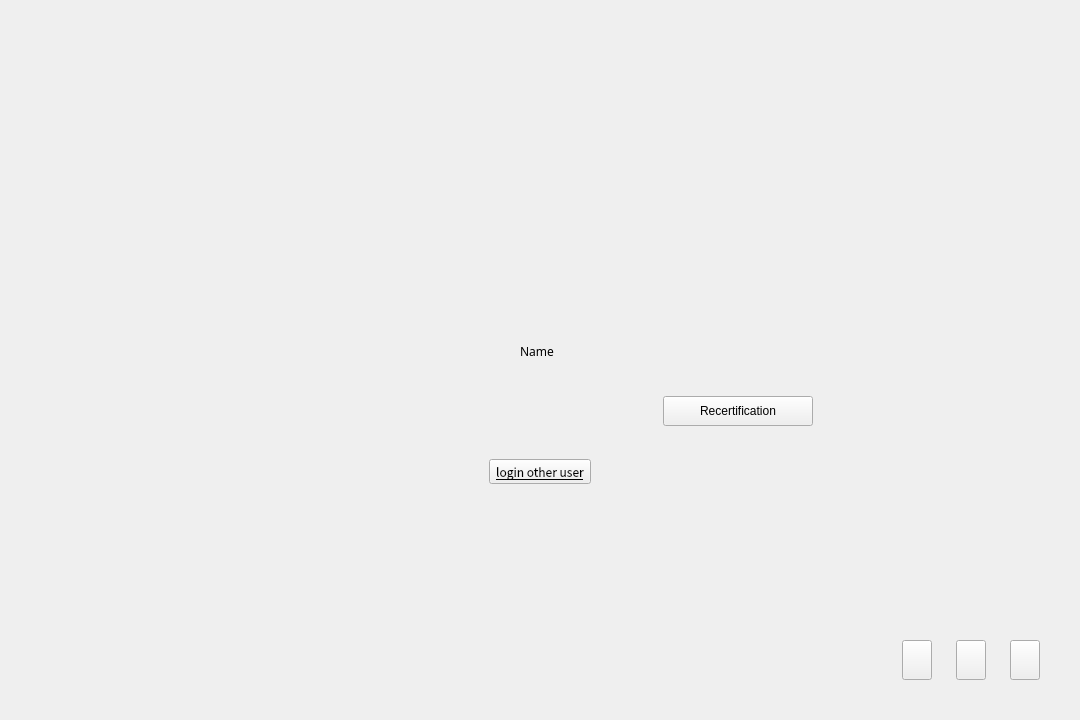
<?xml version="1.0" encoding="UTF-8"?>
<ui version="4.0">
 <class>GreeterLoginWindow</class>
 <widget class="QWidget" name="GreeterLoginWindow">
  <property name="geometry">
   <rect>
    <x>0</x>
    <y>0</y>
    <width>1080</width>
    <height>720</height>
   </rect>
  </property>
  <property name="sizePolicy">
   <sizepolicy hsizetype="Ignored" vsizetype="Ignored">
    <horstretch>0</horstretch>
    <verstretch>0</verstretch>
   </sizepolicy>
  </property>
  <property name="tabletTracking">
   <bool>false</bool>
  </property>
  <property name="windowTitle">
   <string>Form</string>
  </property>
  <property name="styleSheet">
   <string notr="true"/>
  </property>
  <layout class="QHBoxLayout" name="horizontalLayout" stretch="1,2,1">
   <property name="spacing">
    <number>0</number>
   </property>
   <property name="sizeConstraint">
    <enum>QLayout::SetNoConstraint</enum>
   </property>
   <property name="leftMargin">
    <number>40</number>
   </property>
   <property name="topMargin">
    <number>40</number>
   </property>
   <property name="rightMargin">
    <number>40</number>
   </property>
   <property name="bottomMargin">
    <number>40</number>
   </property>
   <item>
    <layout class="QVBoxLayout" name="leftV" stretch="0,0,0">
     <property name="spacing">
      <number>0</number>
     </property>
     <property name="sizeConstraint">
      <enum>QLayout::SetMinAndMaxSize</enum>
     </property>
     <property name="topMargin">
      <number>0</number>
     </property>
     <item>
      <spacer name="verticalSpacer">
       <property name="orientation">
        <enum>Qt::Vertical</enum>
       </property>
       <property name="sizeType">
        <enum>QSizePolicy::Expanding</enum>
       </property>
       <property name="sizeHint" stdset="0">
        <size>
         <width>20</width>
         <height>40</height>
        </size>
       </property>
      </spacer>
     </item>
     <item>
      <widget class="QWidget" name="JustForSpace" native="true">
       <property name="sizePolicy">
        <sizepolicy hsizetype="Preferred" vsizetype="Fixed">
         <horstretch>0</horstretch>
         <verstretch>0</verstretch>
        </sizepolicy>
       </property>
       <property name="minimumSize">
        <size>
         <width>114</width>
         <height>0</height>
        </size>
       </property>
       <property name="maximumSize">
        <size>
         <width>228</width>
         <height>0</height>
        </size>
       </property>
      </widget>
     </item>
     <item>
      <widget class="UserListWidget" name="userlist" native="true">
       <property name="sizePolicy">
        <sizepolicy hsizetype="Preferred" vsizetype="Preferred">
         <horstretch>0</horstretch>
         <verstretch>0</verstretch>
        </sizepolicy>
       </property>
       <property name="minimumSize">
        <size>
         <width>114</width>
         <height>62</height>
        </size>
       </property>
       <property name="maximumSize">
        <size>
         <width>228</width>
         <height>310</height>
        </size>
       </property>
       <property name="baseSize">
        <size>
         <width>0</width>
         <height>0</height>
        </size>
       </property>
       <property name="styleSheet">
        <string notr="true"/>
       </property>
      </widget>
     </item>
    </layout>
   </item>
   <item>
    <widget class="QWidget" name="centerV" native="true">
     <property name="sizePolicy">
      <sizepolicy hsizetype="Expanding" vsizetype="Expanding">
       <horstretch>0</horstretch>
       <verstretch>0</verstretch>
      </sizepolicy>
     </property>
     <layout class="QVBoxLayout" name="verticalLayout_2" stretch="6,11,4,1">
      <property name="spacing">
       <number>0</number>
      </property>
      <property name="topMargin">
       <number>1</number>
      </property>
      <property name="bottomMargin">
       <number>1</number>
      </property>
      <item>
       <spacer name="verticalSpacer_2">
        <property name="orientation">
         <enum>Qt::Vertical</enum>
        </property>
        <property name="sizeType">
         <enum>QSizePolicy::Preferred</enum>
        </property>
        <property name="sizeHint" stdset="0">
         <size>
          <width>20</width>
          <height>40</height>
         </size>
        </property>
       </spacer>
      </item>
      <item>
       <widget class="QWidget" name="center" native="true">
        <property name="sizePolicy">
         <sizepolicy hsizetype="Expanding" vsizetype="Expanding">
          <horstretch>0</horstretch>
          <verstretch>0</verstretch>
         </sizepolicy>
        </property>
        <layout class="QVBoxLayout" name="verticalLayout_4" stretch="8,1,1,1,5">
         <property name="spacing">
          <number>0</number>
         </property>
         <property name="sizeConstraint">
          <enum>QLayout::SetDefaultConstraint</enum>
         </property>
         <property name="leftMargin">
          <number>0</number>
         </property>
         <property name="topMargin">
          <number>0</number>
         </property>
         <property name="rightMargin">
          <number>0</number>
         </property>
         <property name="bottomMargin">
          <number>0</number>
         </property>
         <item>
          <widget class="QWidget" name="horizontalWidget_3" native="true">
           <property name="sizePolicy">
            <sizepolicy hsizetype="Expanding" vsizetype="Expanding">
             <horstretch>0</horstretch>
             <verstretch>0</verstretch>
            </sizepolicy>
           </property>
           <property name="minimumSize">
            <size>
             <width>0</width>
             <height>0</height>
            </size>
           </property>
           <property name="maximumSize">
            <size>
             <width>16777215</width>
             <height>16777215</height>
            </size>
           </property>
           <layout class="QHBoxLayout" name="horizontalLayout_3" stretch="0,5,0,0,0">
            <property name="spacing">
             <number>0</number>
            </property>
            <property name="sizeConstraint">
             <enum>QLayout::SetMaximumSize</enum>
            </property>
            <property name="leftMargin">
             <number>0</number>
            </property>
            <property name="topMargin">
             <number>0</number>
            </property>
            <property name="rightMargin">
             <number>0</number>
            </property>
            <property name="bottomMargin">
             <number>10</number>
            </property>
            <item>
             <spacer name="horizontalSpacer">
              <property name="orientation">
               <enum>Qt::Horizontal</enum>
              </property>
              <property name="sizeType">
               <enum>QSizePolicy::Preferred</enum>
              </property>
              <property name="sizeHint" stdset="0">
               <size>
                <width>40</width>
                <height>20</height>
               </size>
              </property>
             </spacer>
            </item>
            <item>
             <widget class="UserAvatar" name="loginAvatar" native="true">
              <property name="sizePolicy">
               <sizepolicy hsizetype="Expanding" vsizetype="Expanding">
                <horstretch>0</horstretch>
                <verstretch>0</verstretch>
               </sizepolicy>
              </property>
              <property name="minimumSize">
               <size>
                <width>100</width>
                <height>100</height>
               </size>
              </property>
              <property name="maximumSize">
               <size>
                <width>180</width>
                <height>180</height>
               </size>
              </property>
              <property name="styleSheet">
               <string notr="true"/>
              </property>
             </widget>
            </item>
            <item>
             <widget class="FingerAuthAvatar" name="fingerAvatar" native="true">
              <property name="sizePolicy">
               <sizepolicy hsizetype="Expanding" vsizetype="Expanding">
                <horstretch>0</horstretch>
                <verstretch>0</verstretch>
               </sizepolicy>
              </property>
              <property name="minimumSize">
               <size>
                <width>100</width>
                <height>100</height>
               </size>
              </property>
              <property name="maximumSize">
               <size>
                <width>180</width>
                <height>180</height>
               </size>
              </property>
             </widget>
            </item>
            <item>
             <widget class="FaceAuthAvatar" name="faceAvatar" native="true">
              <property name="sizePolicy">
               <sizepolicy hsizetype="Expanding" vsizetype="Expanding">
                <horstretch>0</horstretch>
                <verstretch>0</verstretch>
               </sizepolicy>
              </property>
              <property name="minimumSize">
               <size>
                <width>100</width>
                <height>100</height>
               </size>
              </property>
              <property name="maximumSize">
               <size>
                <width>180</width>
                <height>180</height>
               </size>
              </property>
             </widget>
            </item>
            <item>
             <spacer name="horizontalSpacer_2">
              <property name="orientation">
               <enum>Qt::Horizontal</enum>
              </property>
              <property name="sizeType">
               <enum>QSizePolicy::Preferred</enum>
              </property>
              <property name="sizeHint" stdset="0">
               <size>
                <width>40</width>
                <height>20</height>
               </size>
              </property>
             </spacer>
            </item>
           </layout>
          </widget>
         </item>
         <item>
          <widget class="QWidget" name="horizontalWidget" native="true">
           <property name="sizePolicy">
            <sizepolicy hsizetype="Preferred" vsizetype="Preferred">
             <horstretch>0</horstretch>
             <verstretch>0</verstretch>
            </sizepolicy>
           </property>
           <layout class="QHBoxLayout" name="horizontalLayout_4">
            <property name="leftMargin">
             <number>0</number>
            </property>
            <property name="topMargin">
             <number>0</number>
            </property>
            <property name="rightMargin">
             <number>0</number>
            </property>
            <property name="bottomMargin">
             <number>18</number>
            </property>
            <item>
             <spacer name="horizontalSpacer_4">
              <property name="orientation">
               <enum>Qt::Horizontal</enum>
              </property>
              <property name="sizeHint" stdset="0">
               <size>
                <width>40</width>
                <height>20</height>
               </size>
              </property>
             </spacer>
            </item>
            <item>
             <widget class="ShadowLabel" name="label_userName">
              <property name="sizePolicy">
               <sizepolicy hsizetype="Preferred" vsizetype="Preferred">
                <horstretch>0</horstretch>
                <verstretch>0</verstretch>
               </sizepolicy>
              </property>
              <property name="baseSize">
               <size>
                <width>0</width>
                <height>0</height>
               </size>
              </property>
              <property name="font">
               <font>
                <family>Noto Sans CJK SC Light</family>
               </font>
              </property>
              <property name="styleSheet">
               <string notr="true"/>
              </property>
              <property name="text">
               <string>Name</string>
              </property>
              <property name="alignment">
               <set>Qt::AlignCenter</set>
              </property>
             </widget>
            </item>
            <item>
             <widget class="QWidget" name="JustForSpace_2" native="true">
              <property name="sizePolicy">
               <sizepolicy hsizetype="Fixed" vsizetype="Fixed">
                <horstretch>0</horstretch>
                <verstretch>0</verstretch>
               </sizepolicy>
              </property>
              <property name="minimumSize">
               <size>
                <width>0</width>
                <height>54</height>
               </size>
              </property>
             </widget>
            </item>
            <item>
             <spacer name="horizontalSpacer_5">
              <property name="orientation">
               <enum>Qt::Horizontal</enum>
              </property>
              <property name="sizeHint" stdset="0">
               <size>
                <width>40</width>
                <height>20</height>
               </size>
              </property>
             </spacer>
            </item>
           </layout>
          </widget>
         </item>
         <item>
          <widget class="QWidget" name="horizontalWidget_2" native="true">
           <property name="sizePolicy">
            <sizepolicy hsizetype="Expanding" vsizetype="Preferred">
             <horstretch>0</horstretch>
             <verstretch>0</verstretch>
            </sizepolicy>
           </property>
           <property name="minimumSize">
            <size>
             <width>0</width>
             <height>54</height>
            </size>
           </property>
           <property name="maximumSize">
            <size>
             <width>16777215</width>
             <height>60</height>
            </size>
           </property>
           <layout class="QHBoxLayout" name="horizontalLayout_5" stretch="0,0,0,0,0,0,0">
            <property name="spacing">
             <number>10</number>
            </property>
            <property name="leftMargin">
             <number>0</number>
            </property>
            <property name="topMargin">
             <number>0</number>
            </property>
            <property name="rightMargin">
             <number>0</number>
            </property>
            <property name="bottomMargin">
             <number>24</number>
            </property>
            <item>
             <spacer name="horizontalSpacer_9">
              <property name="orientation">
               <enum>Qt::Horizontal</enum>
              </property>
              <property name="sizeType">
               <enum>QSizePolicy::Expanding</enum>
              </property>
              <property name="sizeHint" stdset="0">
               <size>
                <width>40</width>
                <height>20</height>
               </size>
              </property>
             </spacer>
            </item>
            <item>
             <widget class="QLabel" name="label_JustForSpace">
              <property name="sizePolicy">
               <sizepolicy hsizetype="Fixed" vsizetype="Preferred">
                <horstretch>0</horstretch>
                <verstretch>0</verstretch>
               </sizepolicy>
              </property>
              <property name="minimumSize">
               <size>
                <width>36</width>
                <height>0</height>
               </size>
              </property>
              <property name="text">
               <string/>
              </property>
             </widget>
            </item>
            <item>
             <widget class="PromptEdit" name="promptEdit" native="true">
              <property name="sizePolicy">
               <sizepolicy hsizetype="Expanding" vsizetype="Preferred">
                <horstretch>0</horstretch>
                <verstretch>0</verstretch>
               </sizepolicy>
              </property>
              <property name="minimumSize">
               <size>
                <width>220</width>
                <height>30</height>
               </size>
              </property>
              <property name="maximumSize">
               <size>
                <width>270</width>
                <height>36</height>
               </size>
              </property>
              <property name="focusPolicy">
               <enum>Qt::NoFocus</enum>
              </property>
              <property name="styleSheet">
               <string notr="true"/>
              </property>
             </widget>
            </item>
            <item>
             <widget class="LoginButton" name="btn_autologin" native="true">
              <property name="sizePolicy">
               <sizepolicy hsizetype="Expanding" vsizetype="Preferred">
                <horstretch>0</horstretch>
                <verstretch>0</verstretch>
               </sizepolicy>
              </property>
              <property name="minimumSize">
               <size>
                <width>150</width>
                <height>30</height>
               </size>
              </property>
              <property name="maximumSize">
               <size>
                <width>180</width>
                <height>36</height>
               </size>
              </property>
              <property name="styleSheet">
               <string notr="true"/>
              </property>
             </widget>
            </item>
            <item>
             <widget class="QPushButton" name="btn_reAuth">
              <property name="minimumSize">
               <size>
                <width>150</width>
                <height>30</height>
               </size>
              </property>
              <property name="maximumSize">
               <size>
                <width>180</width>
                <height>36</height>
               </size>
              </property>
              <property name="text">
               <string>Recertification</string>
              </property>
             </widget>
            </item>
            <item>
             <widget class="QLabel" name="label_capsLock">
              <property name="sizePolicy">
               <sizepolicy hsizetype="Fixed" vsizetype="Fixed">
                <horstretch>0</horstretch>
                <verstretch>0</verstretch>
               </sizepolicy>
              </property>
              <property name="minimumSize">
               <size>
                <width>30</width>
                <height>30</height>
               </size>
              </property>
              <property name="maximumSize">
               <size>
                <width>30</width>
                <height>30</height>
               </size>
              </property>
              <property name="styleSheet">
               <string notr="true"/>
              </property>
              <property name="text">
               <string/>
              </property>
             </widget>
            </item>
            <item>
             <spacer name="horizontalSpacer_8">
              <property name="orientation">
               <enum>Qt::Horizontal</enum>
              </property>
              <property name="sizeType">
               <enum>QSizePolicy::Expanding</enum>
              </property>
              <property name="sizeHint" stdset="0">
               <size>
                <width>40</width>
                <height>20</height>
               </size>
              </property>
             </spacer>
            </item>
           </layout>
          </widget>
         </item>
         <item>
          <widget class="QWidget" name="widget" native="true">
           <layout class="QHBoxLayout" name="horizontalLayout_7">
            <property name="spacing">
             <number>0</number>
            </property>
            <property name="bottomMargin">
             <number>1</number>
            </property>
            <item>
             <spacer name="horizontalSpacer_6">
              <property name="orientation">
               <enum>Qt::Horizontal</enum>
              </property>
              <property name="sizeHint" stdset="0">
               <size>
                <width>40</width>
                <height>20</height>
               </size>
              </property>
             </spacer>
            </item>
            <item>
             <widget class="QToolButton" name="btn_notListAndCancel">
              <property name="enabled">
               <bool>true</bool>
              </property>
              <property name="sizePolicy">
               <sizepolicy hsizetype="Preferred" vsizetype="Preferred">
                <horstretch>0</horstretch>
                <verstretch>0</verstretch>
               </sizepolicy>
              </property>
              <property name="font">
               <font>
                <family>Noto Sans CJK SC</family>
                <underline>true</underline>
               </font>
              </property>
              <property name="cursor">
               <cursorShape>PointingHandCursor</cursorShape>
              </property>
              <property name="styleSheet">
               <string notr="true"/>
              </property>
              <property name="text">
               <string>login other user</string>
              </property>
             </widget>
            </item>
            <item>
             <spacer name="horizontalSpacer_7">
              <property name="orientation">
               <enum>Qt::Horizontal</enum>
              </property>
              <property name="sizeHint" stdset="0">
               <size>
                <width>40</width>
                <height>20</height>
               </size>
              </property>
             </spacer>
            </item>
            <item>
             <widget class="QWidget" name="JustForSpace_3" native="true">
              <property name="sizePolicy">
               <sizepolicy hsizetype="Preferred" vsizetype="Preferred">
                <horstretch>0</horstretch>
                <verstretch>0</verstretch>
               </sizepolicy>
              </property>
              <property name="minimumSize">
               <size>
                <width>0</width>
                <height>25</height>
               </size>
              </property>
              <property name="maximumSize">
               <size>
                <width>0</width>
                <height>25</height>
               </size>
              </property>
             </widget>
            </item>
           </layout>
          </widget>
         </item>
         <item>
          <widget class="QWidget" name="widget" native="true">
           <layout class="QHBoxLayout" name="horizontalLayout_6" stretch="1">
            <property name="spacing">
             <number>0</number>
            </property>
            <property name="topMargin">
             <number>18</number>
            </property>
            <property name="bottomMargin">
             <number>1</number>
            </property>
            <item alignment="Qt::AlignHCenter|Qt::AlignTop">
             <widget class="ShadowLabel" name="label_tips">
              <property name="sizePolicy">
               <sizepolicy hsizetype="Preferred" vsizetype="Preferred">
                <horstretch>0</horstretch>
                <verstretch>0</verstretch>
               </sizepolicy>
              </property>
              <property name="minimumSize">
               <size>
                <width>120</width>
                <height>30</height>
               </size>
              </property>
              <property name="maximumSize">
               <size>
                <width>16777215</width>
                <height>30</height>
               </size>
              </property>
              <property name="font">
               <font>
                <family>Noto Sans CJK SC Light</family>
               </font>
              </property>
              <property name="styleSheet">
               <string notr="true"/>
              </property>
              <property name="text">
               <string/>
              </property>
              <property name="alignment">
               <set>Qt::AlignCenter</set>
              </property>
             </widget>
            </item>
           </layout>
          </widget>
         </item>
        </layout>
       </widget>
      </item>
      <item>
       <spacer name="verticalSpacer_3">
        <property name="orientation">
         <enum>Qt::Vertical</enum>
        </property>
        <property name="sizeType">
         <enum>QSizePolicy::Preferred</enum>
        </property>
        <property name="sizeHint" stdset="0">
         <size>
          <width>20</width>
          <height>40</height>
         </size>
        </property>
       </spacer>
      </item>
      <item alignment="Qt::AlignHCenter|Qt::AlignBottom">
       <widget class="ShadowLabel" name="label_dataAndTime">
        <property name="sizePolicy">
         <sizepolicy hsizetype="Preferred" vsizetype="Preferred">
          <horstretch>0</horstretch>
          <verstretch>0</verstretch>
         </sizepolicy>
        </property>
        <property name="font">
         <font>
          <family>Noto Sans CJK SC Light</family>
         </font>
        </property>
        <property name="styleSheet">
         <string notr="true"/>
        </property>
        <property name="text">
         <string/>
        </property>
        <property name="scaledContents">
         <bool>false</bool>
        </property>
        <property name="wordWrap">
         <bool>false</bool>
        </property>
       </widget>
      </item>
     </layout>
    </widget>
   </item>
   <item>
    <layout class="QVBoxLayout" name="rightV">
     <property name="spacing">
      <number>0</number>
     </property>
     <property name="topMargin">
      <number>0</number>
     </property>
     <item>
      <spacer name="verticalSpacer_4">
       <property name="orientation">
        <enum>Qt::Vertical</enum>
       </property>
       <property name="sizeHint" stdset="0">
        <size>
         <width>20</width>
         <height>40</height>
        </size>
       </property>
      </spacer>
     </item>
     <item>
      <widget class="QWidget" name="rightBottom" native="true">
       <property name="sizePolicy">
        <sizepolicy hsizetype="Preferred" vsizetype="Preferred">
         <horstretch>0</horstretch>
         <verstretch>0</verstretch>
        </sizepolicy>
       </property>
       <property name="minimumSize">
        <size>
         <width>114</width>
         <height>40</height>
        </size>
       </property>
       <property name="maximumSize">
        <size>
         <width>228</width>
         <height>40</height>
        </size>
       </property>
       <layout class="QHBoxLayout" name="horizontalLayout_2" stretch="0,1,1,1">
        <property name="spacing">
         <number>24</number>
        </property>
        <property name="leftMargin">
         <number>0</number>
        </property>
        <property name="topMargin">
         <number>0</number>
        </property>
        <property name="rightMargin">
         <number>0</number>
        </property>
        <property name="bottomMargin">
         <number>0</number>
        </property>
        <item>
         <spacer name="horizontalSpacer_3">
          <property name="orientation">
           <enum>Qt::Horizontal</enum>
          </property>
          <property name="sizeHint" stdset="0">
           <size>
            <width>40</width>
            <height>20</height>
           </size>
          </property>
         </spacer>
        </item>
        <item>
         <widget class="QToolButton" name="btn_session">
          <property name="sizePolicy">
           <sizepolicy hsizetype="Expanding" vsizetype="Maximum">
            <horstretch>1</horstretch>
            <verstretch>1</verstretch>
           </sizepolicy>
          </property>
          <property name="minimumSize">
           <size>
            <width>24</width>
            <height>20</height>
           </size>
          </property>
          <property name="maximumSize">
           <size>
            <width>48</width>
            <height>40</height>
           </size>
          </property>
          <property name="sizeIncrement">
           <size>
            <width>0</width>
            <height>0</height>
           </size>
          </property>
          <property name="cursor">
           <cursorShape>PointingHandCursor</cursorShape>
          </property>
          <property name="tabletTracking">
           <bool>true</bool>
          </property>
          <property name="styleSheet">
           <string notr="true"/>
          </property>
          <property name="text">
           <string/>
          </property>
         </widget>
        </item>
        <item>
         <widget class="QToolButton" name="btn_keyboard">
          <property name="sizePolicy">
           <sizepolicy hsizetype="Maximum" vsizetype="Maximum">
            <horstretch>1</horstretch>
            <verstretch>1</verstretch>
           </sizepolicy>
          </property>
          <property name="minimumSize">
           <size>
            <width>24</width>
            <height>20</height>
           </size>
          </property>
          <property name="maximumSize">
           <size>
            <width>48</width>
            <height>40</height>
           </size>
          </property>
          <property name="cursor">
           <cursorShape>PointingHandCursor</cursorShape>
          </property>
          <property name="tabletTracking">
           <bool>true</bool>
          </property>
          <property name="styleSheet">
           <string notr="true"/>
          </property>
          <property name="text">
           <string/>
          </property>
         </widget>
        </item>
        <item>
         <widget class="QToolButton" name="btn_power">
          <property name="sizePolicy">
           <sizepolicy hsizetype="Fixed" vsizetype="Fixed">
            <horstretch>1</horstretch>
            <verstretch>1</verstretch>
           </sizepolicy>
          </property>
          <property name="minimumSize">
           <size>
            <width>24</width>
            <height>20</height>
           </size>
          </property>
          <property name="maximumSize">
           <size>
            <width>48</width>
            <height>40</height>
           </size>
          </property>
          <property name="cursor">
           <cursorShape>PointingHandCursor</cursorShape>
          </property>
          <property name="tabletTracking">
           <bool>true</bool>
          </property>
          <property name="styleSheet">
           <string notr="true"/>
          </property>
          <property name="text">
           <string/>
          </property>
         </widget>
        </item>
       </layout>
      </widget>
     </item>
    </layout>
   </item>
  </layout>
 </widget>
 <customwidgets>
  <customwidget>
   <class>UserAvatar</class>
   <extends>QWidget</extends>
   <header location="global">user-avatar.h</header>
   <container>1</container>
  </customwidget>
  <customwidget>
   <class>UserListWidget</class>
   <extends>QWidget</extends>
   <header location="global">user-list-widget.h</header>
   <container>1</container>
  </customwidget>
  <customwidget>
   <class>PromptEdit</class>
   <extends>QWidget</extends>
   <header location="global">prompt-edit.h</header>
   <container>1</container>
  </customwidget>
  <customwidget>
   <class>LoginButton</class>
   <extends>QWidget</extends>
   <header location="global">login-button.h</header>
   <container>1</container>
  </customwidget>
  <customwidget>
   <class>ShadowLabel</class>
   <extends>QLabel</extends>
   <header location="global">shadow-label.h</header>
  </customwidget>
  <customwidget>
   <class>FingerAuthAvatar</class>
   <extends>QWidget</extends>
   <header location="global">finger-auth-avatar.h</header>
   <container>1</container>
  </customwidget>
  <customwidget>
   <class>FaceAuthAvatar</class>
   <extends>QWidget</extends>
   <header location="global">face-auth-avatar.h</header>
   <container>1</container>
  </customwidget>
 </customwidgets>
 <resources/>
 <connections/>
</ui>
